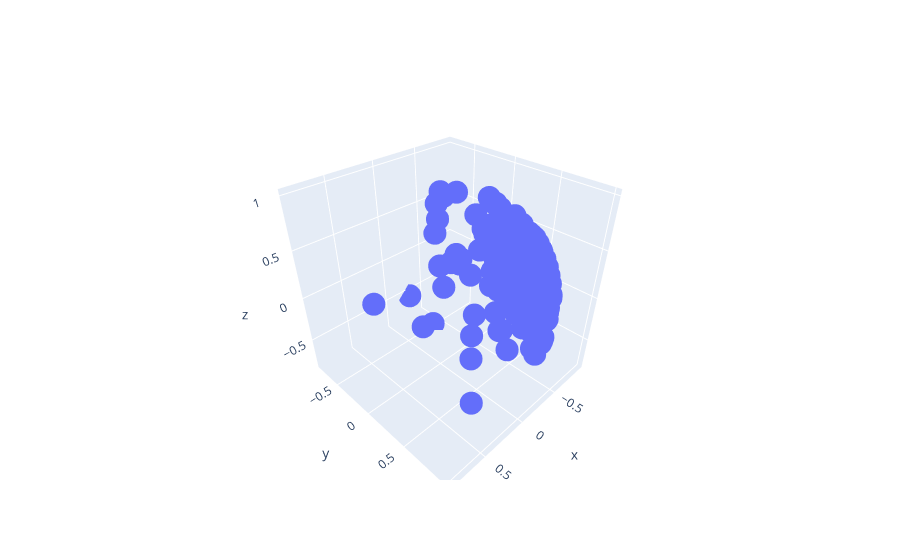

Notebook source saved alongside this figure:
### Code cell
fig = go.Figure()

for class_ in y_val.unique():

    mask = y_val == class_
    
    x_ = x[mask]
    y_ = y[mask]
    z_ = z[mask]

    fig.add_trace((go.Scatter3d(
        x=x_, 
        y=y_, 
        z=z_, 
        mode="markers"
    )))
    break
fig

### Figure 1 — Plotly figure (JSON) as saved in the notebook; plotly's stock layout.template omitted (floating-point values rounded to 4 significant figures; data arrays with more than 128 entries replaced by an {"elided": "..."} marker saying what was removed)
{"data": [{"mode": "markers", "type": "scatter3d", "x": {"elided": "298 float values"}, "y": {"elided": "298 float values"}, "z": {"elided": "298 float values"}}], "layout": {}}
